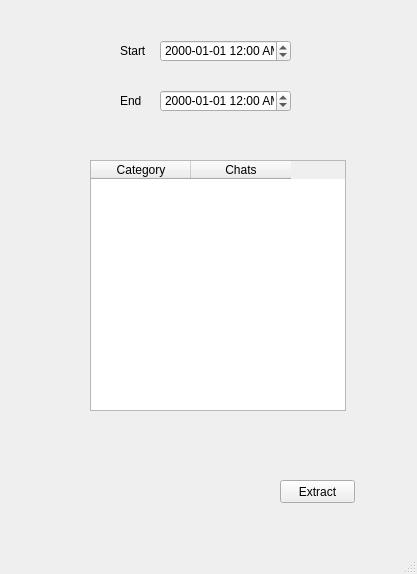
<?xml version="1.0" encoding="UTF-8"?>
<ui version="4.0">
 <class>MainWindow</class>
 <widget class="QMainWindow" name="MainWindow">
  <property name="geometry">
   <rect>
    <x>0</x>
    <y>0</y>
    <width>417</width>
    <height>574</height>
   </rect>
  </property>
  <property name="windowTitle">
   <string>Telegram-Client</string>
  </property>
  <widget class="QWidget" name="centralwidget">
   <widget class="QDateTimeEdit" name="start_time_widget">
    <property name="geometry">
     <rect>
      <x>160</x>
      <y>40</y>
      <width>131</width>
      <height>22</height>
     </rect>
    </property>
    <property name="displayFormat">
     <string>yyyy-MM-dd hh:mm AP</string>
    </property>
   </widget>
   <widget class="QDateTimeEdit" name="end_time_widget">
    <property name="geometry">
     <rect>
      <x>160</x>
      <y>90</y>
      <width>131</width>
      <height>22</height>
     </rect>
    </property>
    <property name="maximumTime">
     <time>
      <hour>23</hour>
      <minute>59</minute>
      <second>59</second>
     </time>
    </property>
    <property name="displayFormat">
     <string>yyyy-MM-dd hh:mm AP</string>
    </property>
   </widget>
   <widget class="QLabel" name="label">
    <property name="geometry">
     <rect>
      <x>120</x>
      <y>40</y>
      <width>31</width>
      <height>21</height>
     </rect>
    </property>
    <property name="text">
     <string>Start</string>
    </property>
   </widget>
   <widget class="QLabel" name="label_2">
    <property name="geometry">
     <rect>
      <x>120</x>
      <y>90</y>
      <width>21</width>
      <height>21</height>
     </rect>
    </property>
    <property name="text">
     <string>End</string>
    </property>
   </widget>
   <widget class="QPushButton" name="extract_btn">
    <property name="geometry">
     <rect>
      <x>280</x>
      <y>480</y>
      <width>75</width>
      <height>23</height>
     </rect>
    </property>
    <property name="text">
     <string>Extract</string>
    </property>
   </widget>
   <widget class="QTableWidget" name="chat_tbl">
    <property name="geometry">
     <rect>
      <x>90</x>
      <y>160</y>
      <width>256</width>
      <height>251</height>
     </rect>
    </property>
    <column>
     <property name="text">
      <string>Category</string>
     </property>
    </column>
    <column>
     <property name="text">
      <string>Chats</string>
     </property>
    </column>
   </widget>
  </widget>
  <widget class="QMenuBar" name="menubar">
   <property name="geometry">
    <rect>
     <x>0</x>
     <y>0</y>
     <width>417</width>
     <height>21</height>
    </rect>
   </property>
  </widget>
  <widget class="QStatusBar" name="statusbar"/>
 </widget>
 <resources/>
 <connections/>
</ui>
